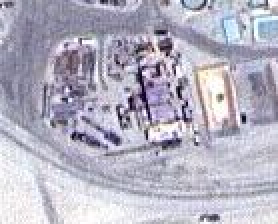
#> input picture semana6/images_land/land0.jpg, 139 x 112 px, found by its file name (shown 2 times larger); its folder holds 4 pictures in this run
$ jupyter execute landmark.ipynb
#> lines starting #> are read from the running program, lines starting #| are printed output that depends on the picture
[cell 1]
import numpy as np
import cv2 as cv
import matplotlib.pyplot as plt
import os

[cell 2]
# Carpeta que contiene las imágenes
folder = 'images_land'
# Número de pares de imágenes
num_pairs = 4

[cell 3]
# Iniciar el detector ORB
orb = cv.ORB_create(nfeatures=4000)

for i in range(num_pairs):
    # Leer las imágenes en escala de grises
    img1 = cv.imread(os.path.join(folder, f'land{i}.jpg'), cv.IMREAD_GRAYSCALE)  # queryImage
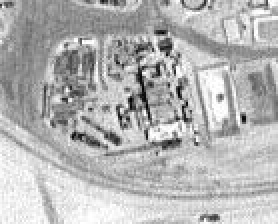
#> img1: shape (112, 139) (shown 2 times larger); min 0, max 255, mean 180.1
    img2 = cv.imread(os.path.join(folder, f'src{i}.jpg'), cv.IMREAD_GRAYSCALE)  # trainImage


    if img1 is None or img2 is None:
        print(f'Error al cargar land{i}.jpg o src{i}.jpg')
        continue

    # Puntos clave y descriptores con ORB
    kp1, des1 = orb.detectAndCompute(img1, None)
    kp2, des2 = orb.detectAndCompute(img2, None)

    # Crear el objeto BFMatcher
    bf = cv.BFMatcher(cv.NORM_HAMMING, crossCheck=True)

    # Coincidir descriptores
    matches = bf.match(des1, des2)

    # Filtrar coincidencias por un umbral de distancia
    threshold_distance = 30  # Umbral de distancia
    good_matches = [m for m in matches if m.distance < threshold_distance]

    # Ordenar las coincidencias por su distancia
    good_matches = sorted(good_matches, key=lambda x: x.distance)[:50]  # Usar las 50 mejores coincidencias

    # Dibujar las primeras 30 coincidencias
    img3 = cv.drawMatches(img1, kp1, img2, kp2, good_matches[:30], None, flags=cv.DrawMatchesFlags_NOT_DRAW_SINGLE_POINTS)

    # Obtener las coordenadas de los puntos clave coincidentes
    points = np.array([kp2[m.trainIdx].pt for m in good_matches]).astype(int)

    # Calcular el rectángulo delimitador solo si hay puntos válidos
    if len(points) > 0:
        x, y, w, h = cv.boundingRect(points)
        if w > 0 and h > 0:
            img2_color = cv.cvtColor(img2, cv.COLOR_GRAY2BGR)
            cv.rectangle(img2_color, (x, y), (x + w, y + h), (0, 255, 0), 2)

            # Mostrar la imagen resultante con el rectángulo
            plt.subplot(1, 2, 1), plt.imshow(img3), plt.title(f'Coincidencias {i}')
            plt.subplot(1, 2, 2), plt.imshow(img2_color), plt.title(f'Rectángulo {i}')
            plt.show()
        else:
            print(f'Rectángulo inválido en src{i}.jpg')
    else:
        print(f'No se encontraron suficientes coincidencias válidas en src{i}.jpg')
